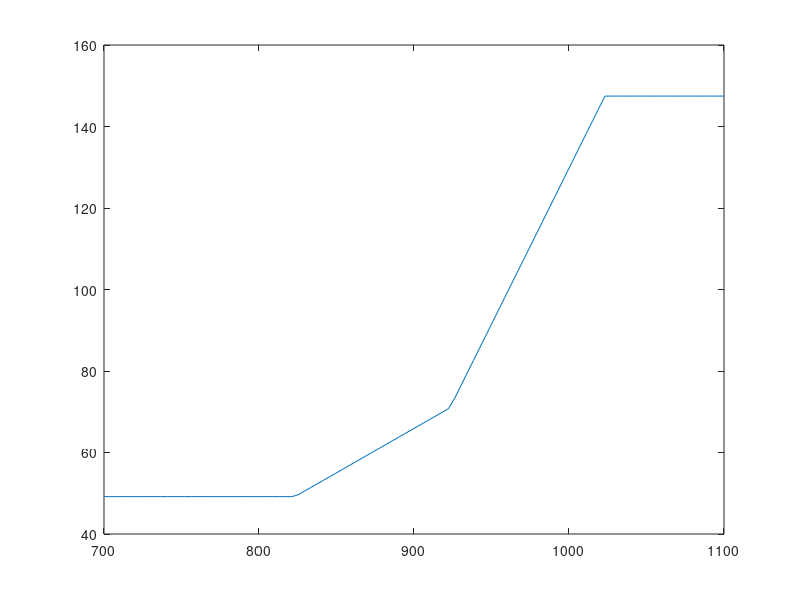

Recreate this plot in MATLAB.
T5 = linspace(700,1100);
UA = 20000;

TR1 = 550 + 273.15;
TR2 = 650 + 273.15;
TR3 = 750 + 273.15;


for i = 1:length(T5)
    
    
    if T5(i) < TR1
        mass_recuperator(i) = 0.002034545*UA + 8.481818; %convert to kW/K
    elseif T5(i) < TR2
        mass_recuperator1 = 0.002034545*UA + 8.481818; %convert to kW/K
        mass_recuperator2 = 0.002890909*UA + 13.13636; %convert to kW/K
        
        mass_recuperator(i) = (mass_recuperator2 - mass_recuperator1)/(TR2 - TR1)*(T5(i) - TR1) + mass_recuperator1;
        
    elseif T5(i) < TR3
        mass_recuperator1 = 0.002890909*UA + 13.13636; %convert to kW/K
        mass_recuperator2 = 0.005772727*UA + 32.00909; %convert to kW/K
        
        mass_recuperator(i) = (mass_recuperator2 - mass_recuperator1)/(TR3 - TR2)*(T5(i) - TR2) + mass_recuperator1;
    else
        mass_recuperator(i) = 0.005772727*UA + 32.00909; %convert to kW/K
    end
    
end

plot(T5,mass_recuperator)